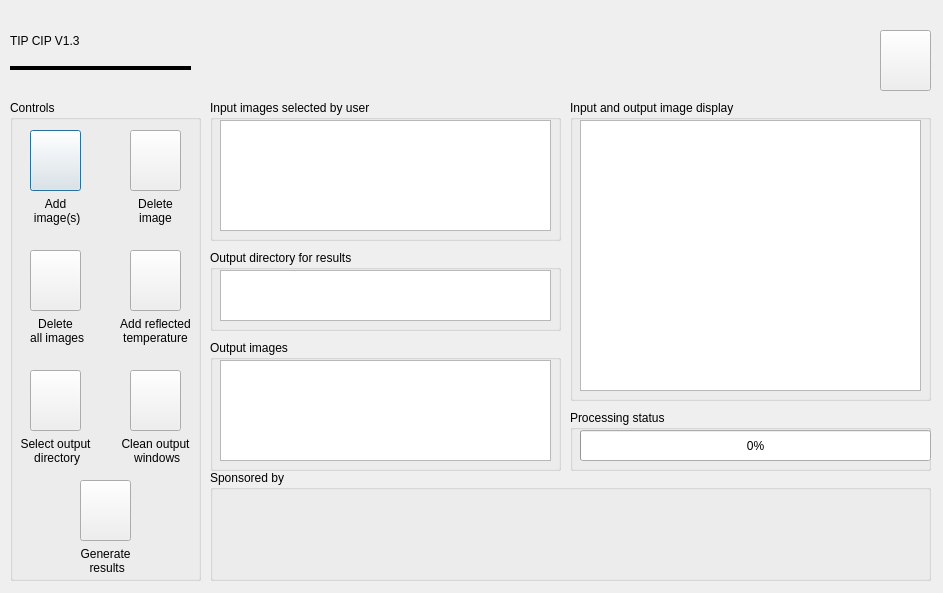
<?xml version="1.0" encoding="UTF-8"?>
<ui version="4.0">
 <class>Dialog</class>
 <widget class="QDialog" name="Dialog">
  <property name="geometry">
   <rect>
    <x>0</x>
    <y>0</y>
    <width>943</width>
    <height>593</height>
   </rect>
  </property>
  <property name="windowTitle">
   <string>Thermal Images Processor CIP V1.3</string>
  </property>
  <widget class="QLabel" name="l_title">
   <property name="geometry">
    <rect>
     <x>10</x>
     <y>20</y>
     <width>181</width>
     <height>41</height>
    </rect>
   </property>
   <property name="text">
    <string>TIP CIP V1.3</string>
   </property>
  </widget>
  <widget class="Line" name="line">
   <property name="geometry">
    <rect>
     <x>10</x>
     <y>60</y>
     <width>181</width>
     <height>16</height>
    </rect>
   </property>
   <property name="frameShadow">
    <enum>QFrame::Plain</enum>
   </property>
   <property name="lineWidth">
    <number>4</number>
   </property>
   <property name="orientation">
    <enum>Qt::Horizontal</enum>
   </property>
  </widget>
  <widget class="QGroupBox" name="gb_controles">
   <property name="geometry">
    <rect>
     <x>10</x>
     <y>100</y>
     <width>191</width>
     <height>481</height>
    </rect>
   </property>
   <property name="title">
    <string>Controls</string>
   </property>
   <widget class="QPushButton" name="pb_addimage">
    <property name="geometry">
     <rect>
      <x>20</x>
      <y>30</y>
      <width>51</width>
      <height>61</height>
     </rect>
    </property>
    <property name="toolTip">
     <string/>
    </property>
    <property name="text">
     <string/>
    </property>
    <property name="icon">
     <iconset resource="resources.qrc">
      <normaloff>:/Images/picture_add.png</normaloff>:/Images/picture_add.png</iconset>
    </property>
    <property name="iconSize">
     <size>
      <width>32</width>
      <height>32</height>
     </size>
    </property>
    <property name="autoDefault">
     <bool>true</bool>
    </property>
    <property name="default">
     <bool>false</bool>
    </property>
   </widget>
   <widget class="QPushButton" name="pb_deleteitem">
    <property name="geometry">
     <rect>
      <x>120</x>
      <y>30</y>
      <width>51</width>
      <height>61</height>
     </rect>
    </property>
    <property name="text">
     <string/>
    </property>
    <property name="icon">
     <iconset resource="resources.qrc">
      <normaloff>:/Images/picture_delete.png</normaloff>:/Images/picture_delete.png</iconset>
    </property>
    <property name="iconSize">
     <size>
      <width>32</width>
      <height>32</height>
     </size>
    </property>
   </widget>
   <widget class="QLabel" name="l_addimage">
    <property name="geometry">
     <rect>
      <x>10</x>
      <y>90</y>
      <width>71</width>
      <height>41</height>
     </rect>
    </property>
    <property name="text">
     <string>Add 
 image(s)</string>
    </property>
    <property name="alignment">
     <set>Qt::AlignCenter</set>
    </property>
   </widget>
   <widget class="QLabel" name="l_deleteimage">
    <property name="geometry">
     <rect>
      <x>120</x>
      <y>90</y>
      <width>51</width>
      <height>41</height>
     </rect>
    </property>
    <property name="text">
     <string>Delete
image</string>
    </property>
    <property name="alignment">
     <set>Qt::AlignCenter</set>
    </property>
   </widget>
   <widget class="QPushButton" name="pb_deleteall">
    <property name="geometry">
     <rect>
      <x>20</x>
      <y>150</y>
      <width>51</width>
      <height>61</height>
     </rect>
    </property>
    <property name="text">
     <string/>
    </property>
    <property name="icon">
     <iconset resource="resources.qrc">
      <normaloff>:/Images/pictures.png</normaloff>:/Images/pictures.png</iconset>
    </property>
    <property name="iconSize">
     <size>
      <width>32</width>
      <height>32</height>
     </size>
    </property>
   </widget>
   <widget class="QLabel" name="l_deleteall">
    <property name="geometry">
     <rect>
      <x>10</x>
      <y>210</y>
      <width>71</width>
      <height>41</height>
     </rect>
    </property>
    <property name="text">
     <string>Delete
 all images</string>
    </property>
    <property name="alignment">
     <set>Qt::AlignCenter</set>
    </property>
   </widget>
   <widget class="QPushButton" name="pb_generate">
    <property name="geometry">
     <rect>
      <x>70</x>
      <y>380</y>
      <width>51</width>
      <height>61</height>
     </rect>
    </property>
    <property name="toolTip">
     <string/>
    </property>
    <property name="text">
     <string/>
    </property>
    <property name="icon">
     <iconset resource="resources.qrc">
      <normaloff>:/Images/gear_in.png</normaloff>:/Images/gear_in.png</iconset>
    </property>
    <property name="iconSize">
     <size>
      <width>32</width>
      <height>32</height>
     </size>
    </property>
    <property name="autoDefault">
     <bool>true</bool>
    </property>
    <property name="default">
     <bool>false</bool>
    </property>
   </widget>
   <widget class="QLabel" name="l_generate">
    <property name="geometry">
     <rect>
      <x>60</x>
      <y>440</y>
      <width>71</width>
      <height>41</height>
     </rect>
    </property>
    <property name="text">
     <string>Generate
 results</string>
    </property>
    <property name="alignment">
     <set>Qt::AlignCenter</set>
    </property>
   </widget>
   <widget class="QPushButton" name="pb_saveresults">
    <property name="geometry">
     <rect>
      <x>20</x>
      <y>270</y>
      <width>51</width>
      <height>61</height>
     </rect>
    </property>
    <property name="toolTip">
     <string/>
    </property>
    <property name="text">
     <string/>
    </property>
    <property name="icon">
     <iconset resource="resources.qrc">
      <normaloff>:/Images/folder_picture.png</normaloff>:/Images/folder_picture.png</iconset>
    </property>
    <property name="iconSize">
     <size>
      <width>32</width>
      <height>32</height>
     </size>
    </property>
    <property name="autoDefault">
     <bool>true</bool>
    </property>
    <property name="default">
     <bool>false</bool>
    </property>
   </widget>
   <widget class="QLabel" name="l_generate_2">
    <property name="geometry">
     <rect>
      <x>10</x>
      <y>330</y>
      <width>71</width>
      <height>41</height>
     </rect>
    </property>
    <property name="text">
     <string>Select output
 directory</string>
    </property>
    <property name="alignment">
     <set>Qt::AlignCenter</set>
    </property>
   </widget>
   <widget class="QLabel" name="l_excel">
    <property name="geometry">
     <rect>
      <x>100</x>
      <y>210</y>
      <width>91</width>
      <height>41</height>
     </rect>
    </property>
    <property name="text">
     <string>Add reflected
temperature</string>
    </property>
    <property name="alignment">
     <set>Qt::AlignCenter</set>
    </property>
   </widget>
   <widget class="QPushButton" name="pb_addimage_2">
    <property name="geometry">
     <rect>
      <x>120</x>
      <y>150</y>
      <width>51</width>
      <height>61</height>
     </rect>
    </property>
    <property name="toolTip">
     <string/>
    </property>
    <property name="text">
     <string/>
    </property>
    <property name="icon">
     <iconset resource="resources.qrc">
      <normaloff>:/Images/table_excel.png</normaloff>:/Images/table_excel.png</iconset>
    </property>
    <property name="iconSize">
     <size>
      <width>32</width>
      <height>32</height>
     </size>
    </property>
    <property name="autoDefault">
     <bool>true</bool>
    </property>
    <property name="default">
     <bool>false</bool>
    </property>
   </widget>
   <widget class="QPushButton" name="pb_clean">
    <property name="geometry">
     <rect>
      <x>120</x>
      <y>270</y>
      <width>51</width>
      <height>61</height>
     </rect>
    </property>
    <property name="text">
     <string/>
    </property>
    <property name="icon">
     <iconset resource="resources.qrc">
      <normaloff>:/Images/draw_eraser.png</normaloff>:/Images/draw_eraser.png</iconset>
    </property>
    <property name="iconSize">
     <size>
      <width>32</width>
      <height>32</height>
     </size>
    </property>
   </widget>
   <widget class="QLabel" name="l_generate_3">
    <property name="geometry">
     <rect>
      <x>110</x>
      <y>330</y>
      <width>71</width>
      <height>41</height>
     </rect>
    </property>
    <property name="text">
     <string>Clean output 
 windows</string>
    </property>
    <property name="alignment">
     <set>Qt::AlignCenter</set>
    </property>
   </widget>
  </widget>
  <widget class="QGroupBox" name="gb_selectedimg">
   <property name="geometry">
    <rect>
     <x>210</x>
     <y>100</y>
     <width>351</width>
     <height>141</height>
    </rect>
   </property>
   <property name="title">
    <string>Input images selected by user</string>
   </property>
   <widget class="QListView" name="lst_imagefile">
    <property name="enabled">
     <bool>true</bool>
    </property>
    <property name="geometry">
     <rect>
      <x>10</x>
      <y>20</y>
      <width>331</width>
      <height>111</height>
     </rect>
    </property>
    <property name="editTriggers">
     <set>QAbstractItemView::NoEditTriggers</set>
    </property>
    <property name="wordWrap">
     <bool>true</bool>
    </property>
    <property name="selectionRectVisible">
     <bool>false</bool>
    </property>
   </widget>
  </widget>
  <widget class="QGroupBox" name="gb_visualizer">
   <property name="geometry">
    <rect>
     <x>570</x>
     <y>100</y>
     <width>361</width>
     <height>301</height>
    </rect>
   </property>
   <property name="title">
    <string>Input and output image display</string>
   </property>
   <widget class="QGraphicsView" name="graphicsView">
    <property name="geometry">
     <rect>
      <x>10</x>
      <y>20</y>
      <width>341</width>
      <height>271</height>
     </rect>
    </property>
    <property name="verticalScrollBarPolicy">
     <enum>Qt::ScrollBarAlwaysOff</enum>
    </property>
    <property name="horizontalScrollBarPolicy">
     <enum>Qt::ScrollBarAlwaysOff</enum>
    </property>
    <property name="backgroundBrush">
     <brush brushstyle="NoBrush">
      <color alpha="255">
       <red>0</red>
       <green>0</green>
       <blue>0</blue>
      </color>
     </brush>
    </property>
    <property name="sceneRect">
     <rectf>
      <x>0.000000000000000</x>
      <y>0.000000000000000</y>
      <width>0.000000000000000</width>
      <height>0.000000000000000</height>
     </rectf>
    </property>
   </widget>
  </widget>
  <widget class="QGroupBox" name="gb_output">
   <property name="geometry">
    <rect>
     <x>210</x>
     <y>340</y>
     <width>351</width>
     <height>131</height>
    </rect>
   </property>
   <property name="title">
    <string>Output images</string>
   </property>
   <widget class="QListView" name="lst_outfiles">
    <property name="geometry">
     <rect>
      <x>10</x>
      <y>20</y>
      <width>331</width>
      <height>101</height>
     </rect>
    </property>
   </widget>
  </widget>
  <widget class="QGroupBox" name="gb_outputdir">
   <property name="geometry">
    <rect>
     <x>210</x>
     <y>250</y>
     <width>351</width>
     <height>81</height>
    </rect>
   </property>
   <property name="title">
    <string>Output directory for results</string>
   </property>
   <widget class="QListView" name="lst_outdir">
    <property name="geometry">
     <rect>
      <x>10</x>
      <y>20</y>
      <width>331</width>
      <height>51</height>
     </rect>
    </property>
   </widget>
  </widget>
  <widget class="QGroupBox" name="gb_status">
   <property name="geometry">
    <rect>
     <x>570</x>
     <y>410</y>
     <width>361</width>
     <height>61</height>
    </rect>
   </property>
   <property name="title">
    <string>Processing status</string>
   </property>
   <widget class="QProgressBar" name="pbar_status">
    <property name="geometry">
     <rect>
      <x>10</x>
      <y>20</y>
      <width>351</width>
      <height>31</height>
     </rect>
    </property>
    <property name="value">
     <number>0</number>
    </property>
   </widget>
  </widget>
  <widget class="QPushButton" name="pb_about">
   <property name="geometry">
    <rect>
     <x>880</x>
     <y>30</y>
     <width>51</width>
     <height>61</height>
    </rect>
   </property>
   <property name="text">
    <string/>
   </property>
   <property name="icon">
    <iconset resource="resources.qrc">
     <normaloff>:/Images/information.png</normaloff>:/Images/information.png</iconset>
   </property>
   <property name="iconSize">
    <size>
     <width>32</width>
     <height>32</height>
    </size>
   </property>
  </widget>
  <widget class="QGroupBox" name="gb_sponsors">
   <property name="geometry">
    <rect>
     <x>210</x>
     <y>470</y>
     <width>721</width>
     <height>111</height>
    </rect>
   </property>
   <property name="title">
    <string>Sponsored by</string>
   </property>
   <widget class="QLabel" name="cip_logo">
    <property name="geometry">
     <rect>
      <x>10</x>
      <y>20</y>
      <width>701</width>
      <height>81</height>
     </rect>
    </property>
    <property name="text">
     <string/>
    </property>
    <property name="pixmap">
     <pixmap resource="resources.qrc">:/Images/logos.jpg</pixmap>
    </property>
    <property name="scaledContents">
     <bool>true</bool>
    </property>
   </widget>
  </widget>
  <zorder>gb_controles</zorder>
  <zorder>l_title</zorder>
  <zorder>line</zorder>
  <zorder>gb_selectedimg</zorder>
  <zorder>gb_visualizer</zorder>
  <zorder>gb_output</zorder>
  <zorder>gb_outputdir</zorder>
  <zorder>gb_status</zorder>
  <zorder>pb_about</zorder>
  <zorder>gb_sponsors</zorder>
 </widget>
 <layoutdefault spacing="6" margin="11"/>
 <resources>
  <include location="resources.qrc"/>
 </resources>
 <connections/>
</ui>
